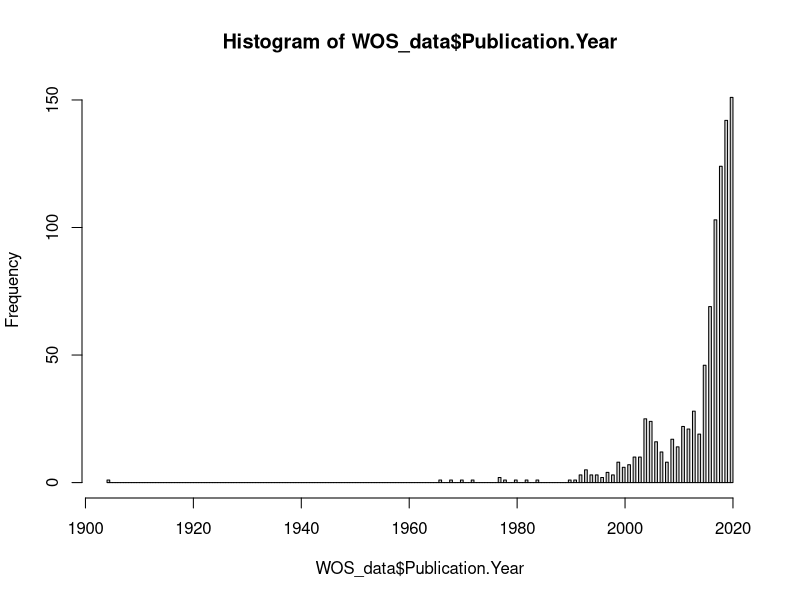
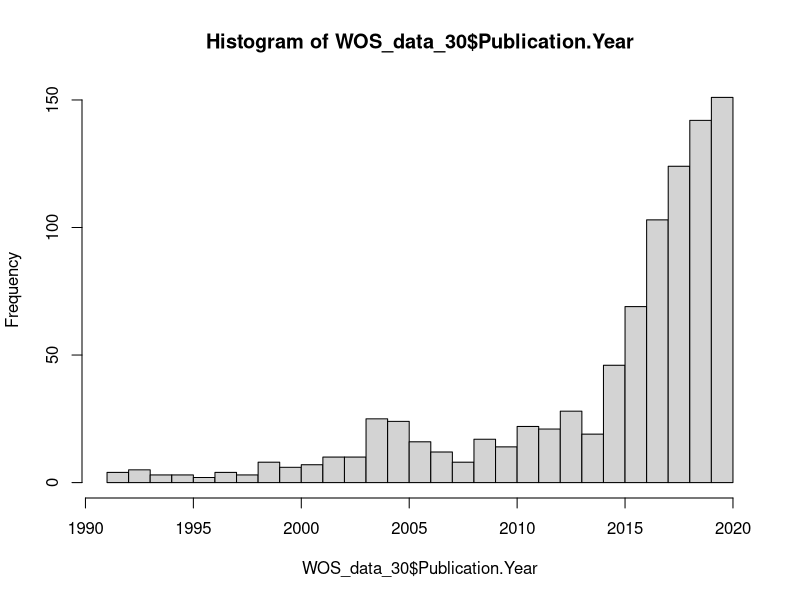
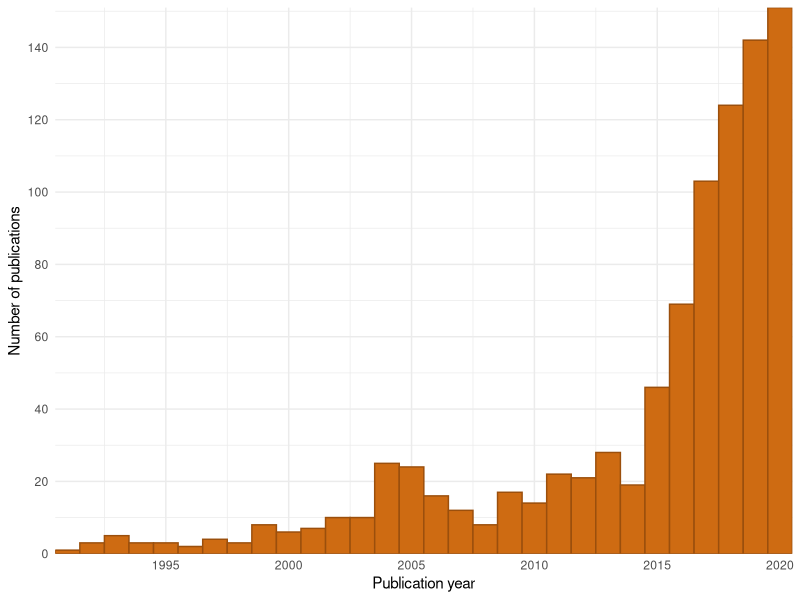
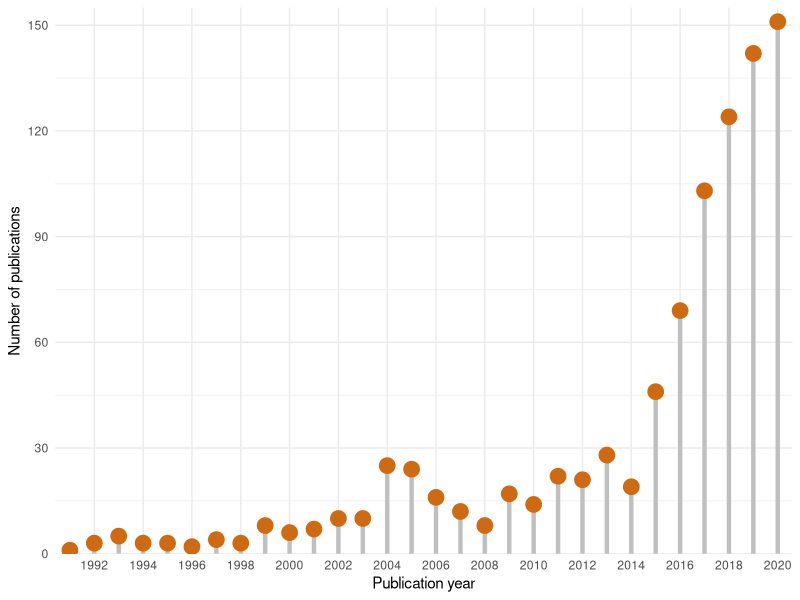
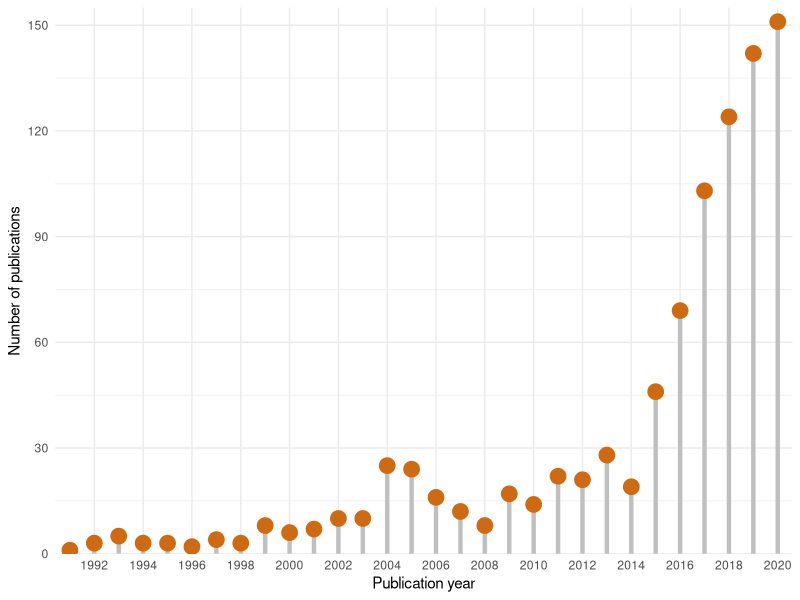

Write R code to recreate these figures, in order.
# _________________________
#
#  Web of Science data
#
# _________________________

library(tidyverse)


## Import full dataset
WOS_data <-  read.csv("./data/webofscience.csv", skip = 4, header = T)
glimpse(WOS_data) # have a peek
hist(WOS_data$Publication.Year, breaks = 200) # crude histogram of all data


## Subset to last 30 years:
WOS_data_30 <- subset(WOS_data, Publication.Year >+ 1990)
hist(WOS_data_30$Publication.Year, breaks = 30)


## Make it faaaaaaancy ;)

pubs_per_yr <- ggplot(data=WOS_data_30, aes(Publication.Year)) +
  geom_histogram(col="#9B4F0C", fill="#CE6B12", bins = 30) + # Canva social science lesson colour scheme
  theme_minimal() + labs(x = "Publication year", y = "Number of publications") +
  scale_x_continuous(breaks = seq(1990, 2020, 5), expand = c(0, 0)) +
  scale_y_continuous(breaks = seq(0, 144, 20), expand = c(0, 0))
pubs_per_yr



## Lollipop, lollipop, oh lolly lolly lollipop :)

## Get frequency table for publications per year
pubs_year <- as.data.frame(table(WOS_data_30$Publication.Year))
names(pubs_year)[1] <- "Year" # rename column headings
names(pubs_year)[2] <- "total_pubs"
head(pubs_year)


pubs_per_yr_lollipop <- ggplot(data=pubs_year, aes(x=Year, y = total_pubs)) +
  geom_segment(aes(x=Year, xend=Year, y = 0, yend = total_pubs), color="grey75", size=1.5) +
  geom_point(colour = "#CE6B12", size = 5) + # Canva social science lesson colour scheme
  theme_minimal() + labs(x = "Publication year", y = "Number of publications") +
  scale_x_discrete(breaks = seq(1990, 2020, 2)) +
  scale_y_continuous(limits = c(0, 155), breaks = seq(0, 155, 30), expand = c(0, 0))
pubs_per_yr_lollipop

ggsave("./plots/pubs_per_yr_lollipop.pdf", plot = pubs_per_yr_lollipop, width = 27, height = 15, units = "cm")




